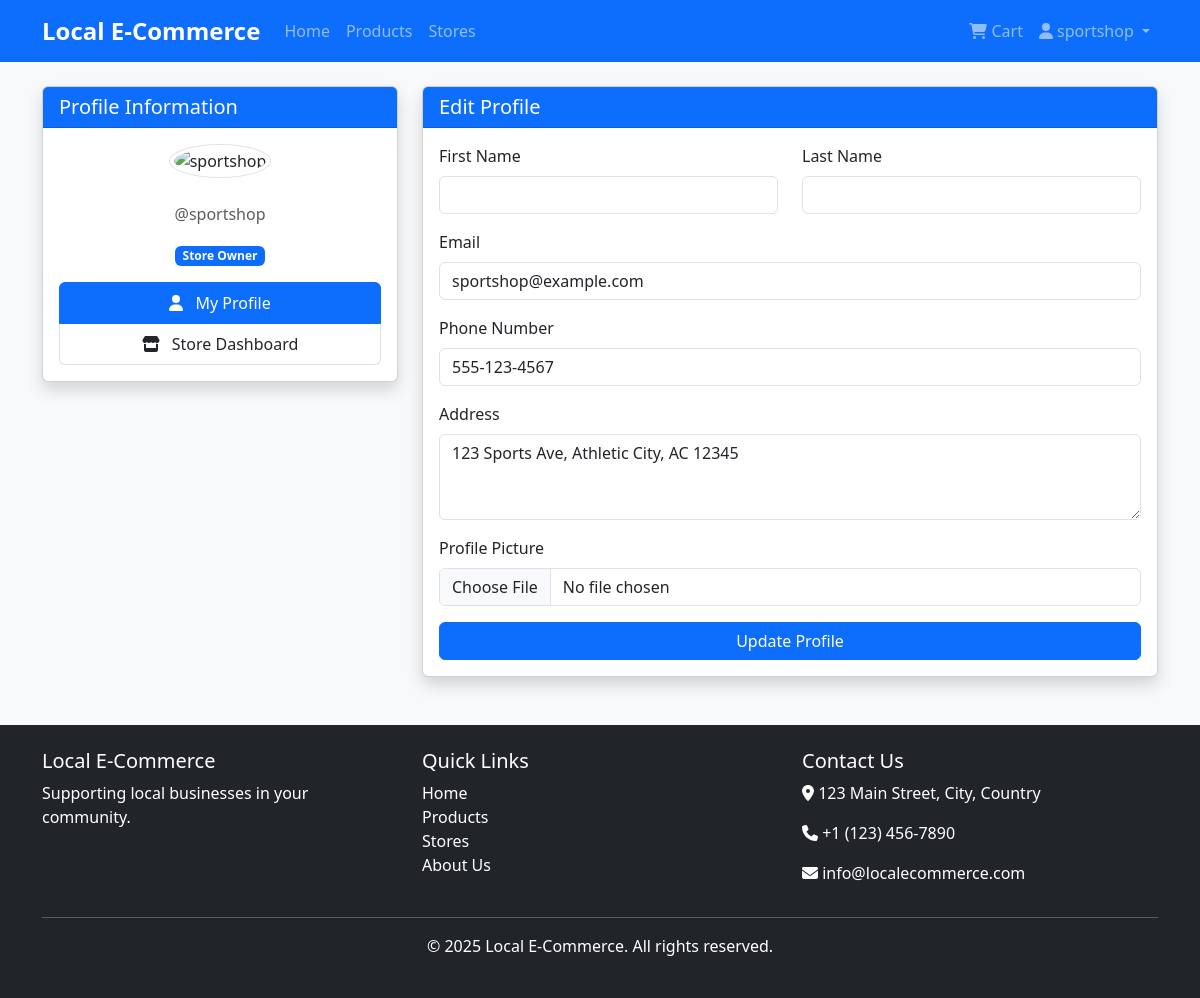
/profile/ (signed in), run on the app's committed database.
### users/models.py (models this page shows, shortened)
class User(AbstractUser):
    USER_TYPE_CHOICES = (
        ('admin', 'Admin'),
        ('store_owner', 'Store Owner'),
        ('customer', 'Customer'),
    )
    user_type = models.CharField(max_length=15, choices=USER_TYPE_CHOICES, default='customer')
    phone_number = models.CharField(max_length=15, blank=True)
    address = models.TextField(blank=True)
    profile_picture = models.ImageField(upload_to='profile_pictures/', blank=True)
    email_verified = models.BooleanField(default=False)
    email_verification_token = models.UUIDField(unique=True, null=True, blank=True)
    email_verification_token_created = models.DateTimeField(null=True, blank=True)
    class Meta:
        verbose_name = 'User'
        verbose_name_plural = 'Users'

### users/views.py (the view)
# urls.py: path('profile/', user_views.profile_page, name='profile'),
def profile_page(request):
    if not request.user.is_authenticated:
        return redirect('login')
    if request.method == 'POST':
        form = UserUpdateForm(request.POST, request.FILES, instance=request.user)
        if form.is_valid():
            form.save()
            messages.success(request, 'Profile updated successfully!')
            return redirect('profile')
    else:
        form = UserUpdateForm(instance=request.user)
    return render(request, 'users/profile.html', {'form': form})

### users/forms.py
class UserUpdateForm(forms.ModelForm):
    class Meta:
        model = User
        fields = ['first_name', 'last_name', 'email', 'phone_number', 'address', 'profile_picture']
        widgets = {
            'first_name': forms.TextInput(attrs={'class': 'form-control'}),
            'last_name': forms.TextInput(attrs={'class': 'form-control'}),
            'email': forms.EmailInput(attrs={'class': 'form-control'}),
            'phone_number': forms.TextInput(attrs={'class': 'form-control'}),
            'address': forms.Textarea(attrs={'class': 'form-control', 'rows': 3}),
            'profile_picture': forms.FileInput(attrs={'class': 'form-control'}),
        }

### templates/users/profile.html (shortened to what this page needs)
{% extends 'base.html' %}
{% block content %}
<div class="row">
    <div class="col-md-4">
        <div class="card shadow mb-4">
            <div class="card-header bg-primary text-white">
                <h5 class="mb-0">Profile Information</h5>
            </div>
            <div class="card-body text-center">
                {% if user.profile_picture %}
                    <img src="{{ user.profile_picture.url }}" alt="{{ user.username }}" class="rounded-circle img-thumbnail mb-3" style="width: 150px; height: 150px; object-fit: cover;">
                {% else %}
                    <img src="/static/images/user-placeholder.jpg" alt="{{ user.username }}" class="rounded-circle img-thumbnail mb-3" style="width: 150px; height: 150px; object-fit: cover;">
                {% endif %}
                <p class="text-muted">@{{ user.username }}</p>
                <p><span class="badge bg-primary">{{ user.get_user_type_display }}</span></p>
                <div class="list-group mt-3">
                    <a href="{% url 'profile' %}" class="list-group-item list-group-item-action active">
                        <i class="fas fa-user me-2"></i> My Profile
                    </a>
                    {% if user.user_type == 'customer' %}
                        <a href="{% url 'order_list' %}" class="list-group-item list-group-item-action">
                            <i class="fas fa-shopping-bag me-2"></i> My Orders
                        </a>
                    {% elif user.user_type == 'store_owner' %}
                        {% if user.store %}
                            <a href="{% url 'store_dashboard' %}" class="list-group-item list-group-item-action">
                                <i class="fas fa-store me-2"></i> Store Dashboard
                            </a>
                        {% else %}
                            <a href="{% url 'create_store' %}" class="list-group-item list-group-item-action">
                                <i class="fas fa-plus-circle me-2"></i> Create Store
                            </a>
                        {% endif %}
                    {% endif %}
                </div>
            </div>
        </div>
    </div>
    <div class="col-md-8">
        <div class="card shadow">
            <div class="card-header bg-primary text-white">
                <h5 class="mb-0">Edit Profile</h5>
            </div>
            <div class="card-body">
                <form method="post" enctype="multipart/form-data">
                    <div class="row">
                        <div class="col-md-6 mb-3">
                            <label for="{{ form.first_name.id_for_label }}" class="form-label">First Name</label>
                            {{ form.first_name }}
                        </div>
                        <div class="col-md-6 mb-3">
                            <label for="{{ form.last_name.id_for_label }}" class="form-label">Last Name</label>
                            {{ form.last_name }}
                        </div>
                    </div>
                    <div class="mb-3">
                        <label for="{{ form.email.id_for_label }}" class="form-label">Email</label>
                        {{ form.email }}
                    </div>
                    <div class="mb-3">
                        <label for="{{ form.phone_number.id_for_label }}" class="form-label">Phone Number</label>
                        {{ form.phone_number }}
                    </div>
                    <div class="mb-3">
                        <label for="{{ form.address.id_for_label }}" class="form-label">Address</label>
                        {{ form.address }}
                    </div>
                    <div class="mb-3">
                        <label for="{{ form.profile_picture.id_for_label }}" class="form-label">Profile Picture</label>
                        {{ form.profile_picture }}
                    </div>
                    <div class="d-grid">
                        <button type="submit" class="btn btn-primary">Update Profile</button>
                    </div>
                </form>
            </div>
        </div>
    </div>
</div>
{% endblock %}

### templates/base.html (shortened to what this page needs)
<!DOCTYPE html>
<html lang="en">
<head>
    <link href="https://cdn.jsdelivr.net/npm/bootstrap@5.3.0/dist/css/bootstrap.min.css" rel="stylesheet">
    <link rel="stylesheet" href="https://cdnjs.cloudflare.com/ajax/libs/font-awesome/6.0.0/css/all.min.css">
    <link rel="stylesheet" href="/static/css/style.css">
</head>
<body>
    <nav class="navbar navbar-expand-lg navbar-dark bg-primary">
        <div class="container">
            <a class="navbar-brand" href="/">Local E-Commerce</a>
            <div class="collapse navbar-collapse" id="navbarNav">
                <ul class="navbar-nav me-auto">
                    <li class="nav-item">
                        <a class="nav-link" href="/">Home</a>
                    </li>
                    <li class="nav-item">
                        <a class="nav-link" href="/products/">Products</a>
                    </li>
                    <li class="nav-item">
                        <a class="nav-link" href="/stores/">Stores</a>
                    </li>
                </ul>
                <ul class="navbar-nav">
                    <li class="nav-item">
                        <a class="nav-link" href="/cart/">
                            <i class="fas fa-shopping-cart"></i> Cart
                        </a>
                    </li>
                    {% if user.is_authenticated %}
                        <li class="nav-item dropdown">
                            <a class="nav-link dropdown-toggle" href="#" id="navbarDropdown" role="button" data-bs-toggle="dropdown">
                                <i class="fas fa-user"></i> {{ user.username }}
                            </a>
                        </li>
                    {% endif %}
                </ul>
            </div>
        </div>
    </nav>
    <div class="container mt-4">
        {% block content %}{% endblock %}
    </div>
    <footer class="bg-dark text-white mt-5 py-4">
        <div class="container">
            <div class="row">
                <div class="col-md-4">
                    <h5>Local E-Commerce</h5>
                    <p>Supporting local businesses in your community.</p>
                </div>
                <div class="col-md-4">
                    <h5>Quick Links</h5>
                    <ul class="list-unstyled">
                        <li><a href="/" class="text-white">Home</a></li>
                        <li><a href="/products/" class="text-white">Products</a></li>
                        <li><a href="/stores/" class="text-white">Stores</a></li>
                        <li><a href="/about/" class="text-white">About Us</a></li>
                    </ul>
                </div>
                <div class="col-md-4">
                    <h5>Contact Us</h5>
                    <address>
                        <p><i class="fas fa-map-marker-alt"></i> 123 Main Street, City, Country</p>
                        <p><i class="fas fa-phone"></i> +1 (123) 456-7890</p>
                        <p><i class="fas fa-envelope"></i> info@localecommerce.com</p>
                    </address>
                </div>
            </div>
            <hr>
            <div class="text-center">
                <p>&copy; {% now "Y" %} Local E-Commerce. All rights reserved.</p>
            </div>
        </div>
    </footer>
    <div class="toast-container position-fixed bottom-0 end-0 p-3">
    </div>
</body>
</html>

### static/css/style.css (style rules this page uses)
body { font-family: 'Segoe UI', Tahoma, Geneva, Verdana, sans-serif; color: #333; background-color: #f8f9fa; }
a { text-decoration: none; }
.navbar-brand { font-weight: bold; font-size: 1.5rem; }
footer { margin-top: 50px; }

### data on the page
User: username "sportshop", user_type "Store Owner", email "sportshop@example.com", phone_number "555-123-4567", address "123 Sports Ave, Athletic City, AC 12345"
